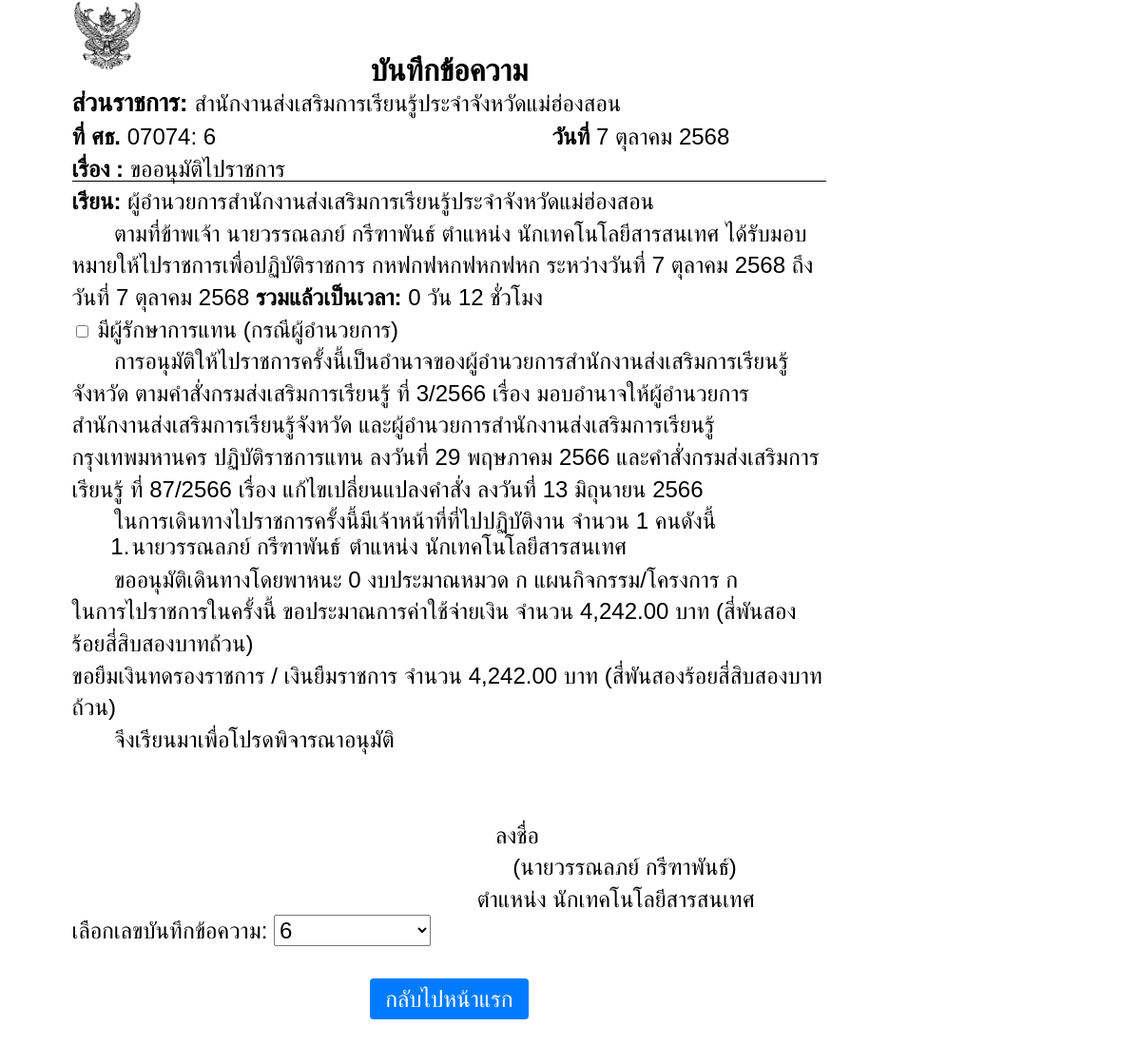
The app's page /form_a4.php?trip_id=6 with its own data.
### tables this page shows
CREATE TABLE `trip_requests` (
  `trip_id` varchar(50) NOT NULL,
  `person_count` int(11) NOT NULL,
  `full_names` longtext NOT NULL CHECK (json_valid(`full_names`)),
  `positions` longtext NOT NULL CHECK (json_valid(`positions`)),
  `purpose` text NOT NULL,
  `start_datetime` datetime NOT NULL,
  `end_datetime` datetime NOT NULL,
  `duration_days` int(11) NOT NULL,
  `duration_hours` int(11) NOT NULL,
  `transport` varchar(50) NOT NULL,
  `budget_type` varchar(100) DEFAULT NULL,
  `project` varchar(100) DEFAULT NULL,
  `estimated_cost` decimal(10,2) DEFAULT NULL
);

### form_a4.php (the view, shortened to what this page needs)
<?php
require 'config.php';
function formatThaiDate($datetime) {
  $months = [
    "", "มกราคม", "กุมภาพันธ์", "มีนาคม", "เมษายน", "พฤษภาคม", "มิถุนายน",
    "กรกฎาคม", "สิงหาคม", "กันยายน", "ตุลาคม", "พฤศจิกายน", "ธันวาคม"
  ];
  $timestamp = strtotime($datetime);
  $day = date("j", $timestamp);
  $month = $months[(int)date("n", $timestamp)];
  $year = date("Y", $timestamp) + 543;
  return "$day $month $year";
}
function convert($num, $txtnum1, $txtnum2) {
  $len = strlen($num);
  $res = "";
  for ($i = 0; $i < $len; $i++) {
    $n = (int)$num[$i];
    if ($n != 0) {
      if ($i == $len - 1 && $n == 1 && $len > 1) {
        $res .= "เอ็ด";
      } elseif ($i == $len - 2 && $n == 2) {
        $res .= "ยี่";
      } elseif ($i == $len - 2 && $n == 1) {
        $res .= "";
      } else {
        $res .= $txtnum1[$n];
      }
      $res .= $txtnum2[$len - $i - 1];
    }
  }
  return $res;
}
function bahtText($number) {
  $number = number_format($number, 2, ".", "");
  list($integer, $fraction) = explode(".", $number);
  $txtnum1 = ["", "หนึ่ง", "สอง", "สาม", "สี่", "ห้า", "หก", "เจ็ด", "แปด", "เก้า"];
  $txtnum2 = ["", "สิบ", "ร้อย", "พัน", "หมื่น", "แสน", "ล้าน"];
  $result = "";
  $result .= convert($integer, $txtnum1, $txtnum2);
  $result .= "บาท";
  if ((int)$fraction > 0) {
    $result .= convert($fraction, $txtnum1, $txtnum2) . "สตางค์";
  } else {
    $result .= "ถ้วน";
  }
  return $result;
}
$selected_trip_id = $_GET['trip_id'] ?? '';
$trip_list = $conn->query("SELECT trip_id FROM trip_requests ORDER BY trip_id DESC");
$data = null;
$full_names = [];
$positions = [];
if ($selected_trip_id) {
  $stmt = $conn->prepare("SELECT * FROM trip_requests WHERE trip_id = ?");
  $stmt->bind_param("s", $selected_trip_id);
  $stmt->execute();
  $result = $stmt->get_result();
  $data = $result->fetch_assoc();
  if ($data) {
    $full_names = json_decode($data['full_names'], true);
    $positions = json_decode($data['positions'], true);
    $formatted_date = formatThaiDate($data['start_datetime']);
  }
}
?>
<!DOCTYPE html>
<html lang="th">
<head>
</head>
<body>
  <img src="logo.png" alt="โลโก้" class="logo">
   <br>
  <div class="header">บันทึกข้อความ</div>
  <?php if ($data): ?>
      <div class="agency-block">
      <span style="font-size: 20pt; font-weight: bold;">ส่วนราชการ:</span> สำนักงานส่งเสริมการเรียนรู้ประจำจังหวัดแม่ฮ่องสอน<br>
      <span style="font-size: 18pt; font-weight: bold;">ที่ ศธ.</span> 07074: <?= htmlspecialchars($selected_trip_id) ?>
      <span style="font-size: 18pt; font-weight: bold;">วันที่  </span><?= $formatted_date ?><br>
      <span style="font-size: 18pt; font-weight: bold;">เรื่อง :</span> ขออนุมัติไปราชการ
      <div style="height: 1px; background-color: #000; margin-top: -0.1cm; margin-bottom: 0.1cm;"></div>
     </div>
    <?php endif; ?>
   <div class="select">
       <span style="font-size: 18pt; font-weight: bold;">เรียน:</span>  ผู้อำนวยการสำนักงานส่งเสริมการเรียนรู้ประจำจังหวัดแม่ฮ่องสอน<br>
  </div>
    <div class="text">
      ตามที่ข้าพเจ้า <?= htmlspecialchars($full_names[0]) ?>
      ตำแหน่ง <?= htmlspecialchars($positions[0]) ?>
      ได้รับมอบหมายให้ไปราชการเพื่อปฏิบัติราชการ <?= nl2br(htmlspecialchars($data['purpose'])) ?>
      ระหว่างวันที่ <?= formatThaiDate($data['start_datetime']) ?> ถึงวันที่ <?= formatThaiDate($data['end_datetime']) ?>
     <?php
      $days = $data['duration_days'] ?? 0;
      $hours = $data['duration_hours'] ?? 0;
      if ($days > 0 || $hours > 0):
    ?>
      <strong>รวมแล้วเป็นเวลา:</strong> <?= $days ?> วัน <?= $hours ?> ชั่วโมง<br>
    <?php else: ?>
      <strong>รวมแล้วเป็นเวลา:</strong> ไม่สามารถคำนวณได้<br>
    <?php endif; ?>
    </div>
          <div class="no-print">
            <label>
              <input type="checkbox" id="has_acting" onchange="toggleActing()"> มีผู้รักษาการแทน (กรณีผู้อำนวยการ)
            </label>
          </div>
    <div class="text">
      <span style="display:inline-block; width:1cm;"></span> การอนุมัติให้ไปราชการครั้งนี้เป็นอำนาจของผู้อำนวยการสำนักงานส่งเสริมการเรียนรู้จังหวัด  ตามคำสั่งกรมส่งเสริมการเรียนรู้ ที่ 3/2566  เรื่อง  มอบอำนาจให้ผู้อำนวยการสำนักงานส่งเสริมการเรียนรู้จังหวัด และผู้อำนวยการสำนักงานส่งเสริมการเรียนรู้กรุงเทพมหานคร ปฏิบัติราชการแทน ลงวันที่ 29 พฤษภาคม 2566 และคำสั่งกรมส่งเสริมการเรียนรู้ ที่ 87/2566  เรื่อง  แก้ไขเปลี่ยนแปลงคำสั่ง  ลงวันที่ 13 มิถุนายน 2566
          <div class="text">
            <span style="line-height: 1;">
              ในการเดินทางไปราชการครั้งนี้มีเจ้าหน้าที่ที่ไปปฏิบัติงาน จำนวน <?= $data['person_count'] ?> คนดังนี้
            </span>
            <table class="person-table">
              <?php foreach ($full_names as $index => $name): ?>
                <tr>
                  <td style="width:1cm;"></td>
                  <td style="width:0.3cm;"><?= $index + 1 ?>.</td>
                  <td style="width:6cm;"><?= htmlspecialchars($name) ?></td>
                  <td>ตำแหน่ง <?= htmlspecialchars($positions[$index] ?? '') ?></td>
                </tr>
              <?php endforeach; ?>
            </table>
          </div>
      ขออนุมัติเดินทางโดยพาหนะ <?= htmlspecialchars($data['transport']) ?>
      <?php if ($data['budget_type']): ?>
        งบประมาณหมวด <?= htmlspecialchars($data['budget_type']) ?>
      <?php endif; ?>
      <?php if ($data['project']): ?>
        แผนกิจกรรม/โครงการ <?= htmlspecialchars($data['project']) ?>
      <?php endif; ?>
      <br>
        <?php if ($data['estimated_cost']): ?>
        ในการไปราชการในครั้งนี้ ขอประมาณการค่าใช้จ่ายเงิน จำนวน <?= number_format($data['estimated_cost'], 2) ?> บาท
        (<?= bahtText($data['estimated_cost']) ?>)<br>
        ขอยืมเงินทดรองราชการ / เงินยืมราชการ จำนวน <?= number_format($data['estimated_cost'], 2) ?> บาท
        (<?= bahtText($data['estimated_cost']) ?>)
      <?php endif; ?>
      <br>
      จึงเรียนมาเพื่อโปรดพิจารณาอนุมัติ
          <br><br><br>
          <div style="text-align: right; margin-right: 8cm;">ลงชื่อ<br>
          </div>
          <div style="text-align: right; margin-right: 2.5cm;">
            (<?= htmlspecialchars($full_names[0]) ?>)
          </div>
          <div style="text-align: right; margin-right: 2cm;">
            ตำแหน่ง <?= htmlspecialchars($positions[0]) ?>
          </div>
  <div class="no-print lookup">
    <form method="get">
      <label for="trip_id">เลือกเลขบันทึกข้อความ:</label>
      <select name="trip_id" id="trip_id" onchange="this.form.submit()">
        <?php while ($row = $trip_list->fetch_assoc()): ?>
          <option value="<?= $row['trip_id'] ?>" <?= ($row['trip_id'] === $selected_trip_id) ? 'selected' : '' ?>>
            <?= $row['trip_id'] ?>
          </option>
        <?php endwhile; ?>
      </select>
    </form>
  </div>
  <div class="no-print section" style="text-align:center;">
    <a href="index.php" style="padding: 8px 16px; background-color: #007BFF; color: white; text-decoration: none; border-radius: 4px;">
      กลับไปหน้าแรก
    </a>
  </div>
</body>
</html>

### form_a4.php (style rules this page uses)
body { width: 210mm; height: 297mm; margin-left: 2.0cm; padding-right: 1cm; margin-top: 0cm; font-family: "TH SarabunPSK", sans-serif; font-size: 18pt; line-height: 1.4; position: relative; }
.logo { position: absolute; top: 0; left: 0; width: 2.0cm; height: 2.0cm; }
.header { text-align: center; font-size: 24pt; margin-top: 0.5cm; font-weight: bold; margin-bottom: -0.2cm; }
.agency-block { font-size: 18pt; }
.text { font-size: 18pt; }
.section { margin-top: 1cm; }
.lookup { margin-bottom: 1cm; }
select { font-size: 18pt; padding: 1px; font-family: "TH SarabunPSK", sans-serif; }
.person-table { border-collapse: collapse; margin-top: -0.2cm; width: 100%; }
.person-table td { border: none; padding: -1px 0px; font-size: 18pt; }

### records on screen
trip_requests: start_datetime "7 ตุลาคม 2568", full_names "นายวรรณลภย์ กรีฑาพันธ์", positions "นักเทคโนโลยีสารสนเทศ", purpose "กหฟกฟหกฟหกฟหก", end_datetime "7 ตุลาคม 2568", duration_days "0", duration_hours "12", person_count "1", transport "0", budget_type "ก", project "ก", estimated_cost "4,242.00", estimated_cost "สี่พันสองร้อยสี่สิบสองบาทถ้วน"

### other values on screen
$selected_trip_id "6"
form field trip_id "6"
